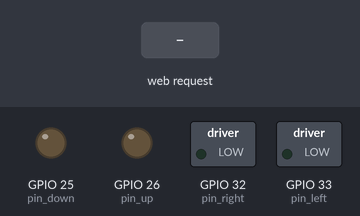
A sketch run on a simulated ESP32. Shown: switched loads named in the sketch (green lamp = pin HIGH), output pins drawn as LEDs (lit = HIGH). The test bench sets the inputs (shaded band). WiFi joins after 1.5 s; servers stay silent unless stated; what the sketch prints to the serial monitor is not drawn.

Above: at 3.2 s.
3.3 s: HTTP request GET /up received
At 3.8 s:
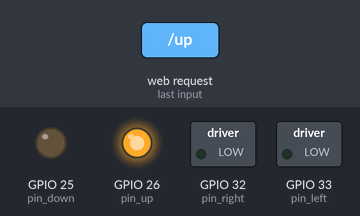
5.8 s: HTTP request GET /down received
At 6.6 s:
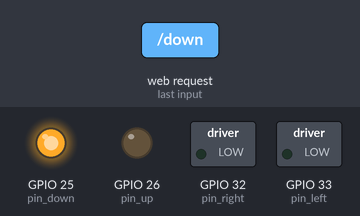
8.3 s: HTTP request GET /left received
At 8.8 s:
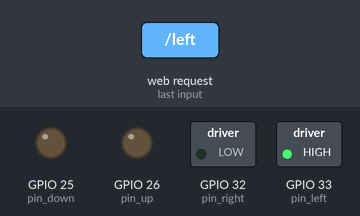
Timing chart, 0 to 14.9 s (numbered marks = the images above; inputs shaded):
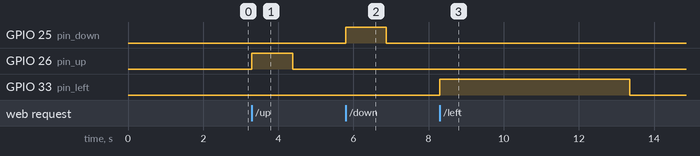

Measured:
- after the input at 3.3 s, GPIO 26 (pin_up): LOW → HIGH at once, → LOW 1.1 s later
- after the input at 5.8 s, GPIO 25 (pin_down): LOW → HIGH at once, → LOW 1.1 s later
- after the input at 8.3 s, GPIO 33 (pin_left): LOW → HIGH at once, → LOW 5.1 s later

The sketch:

scrapter.ino
```cpp
// scrapter

#include "WiFi.h"
#include <WebServer.h>

WebServer server(80);

int time_up = 1080; // The higher the number, the slower the timing. In Milliseconds
int time_down = 1070;
int time_rightleft = 5050;

int pin_right = 32;
int pin_left = 33;
int pin_up = 26;
int pin_down = 25;

//move robot arm to the right
void move_right () {
  digitalWrite(pin_up, LOW);
  digitalWrite(pin_down, LOW);
  digitalWrite(pin_left, LOW);


  digitalWrite(pin_right, HIGH);
  long timer = millis();
  while((millis() - timer) <= time_rightleft) {
    yield();
  }
  digitalWrite(pin_right, LOW);
}

void move_left () {
  digitalWrite(pin_up, LOW);
  digitalWrite(pin_down, LOW);
  digitalWrite(pin_right, LOW);


  digitalWrite(pin_left, HIGH);
  long timer = millis();
  while((millis() - timer) <= time_rightleft) {
    yield();
  }
  digitalWrite(pin_left, LOW);
}

void move_up () {
  digitalWrite(pin_down, LOW);
  digitalWrite(pin_left, LOW);
  digitalWrite(pin_right, LOW);

  digitalWrite(pin_up, HIGH);
  long timer = millis();
  while((millis() - timer) <= time_up) {
    yield();
  }
  digitalWrite(pin_up, LOW);
}

void move_down () {
  digitalWrite(pin_up, LOW);
  digitalWrite(pin_left, LOW);
  digitalWrite(pin_right, LOW);

  digitalWrite(pin_down, HIGH);
  long timer = millis();
  while((millis() - timer) <= time_down) {
    yield();
  }
  digitalWrite(pin_down, LOW);
}

void setup() {
  pinMode(pin_up, OUTPUT);
  digitalWrite(pin_up, LOW);
  pinMode(pin_down, OUTPUT);
  digitalWrite(pin_down, LOW);
  pinMode(pin_left, OUTPUT);
  digitalWrite(pin_left, LOW);
  pinMode(pin_right, OUTPUT);
  digitalWrite(pin_right, LOW);

  Serial.begin(115200);
  WiFi.mode(WIFI_STA);
  WiFi.begin("UNI-LAPTOP 1298", "h5O445#5");
  Serial.print("Connecting to WiFi ..");
  while (WiFi.status() != WL_CONNECTED) {
    Serial.print('.');
    delay(1000);
  }
  Serial.println(WiFi.localIP());
  server.on("/up", handle_up);
  server.on("/down", handle_down);
  server.on("/left", handle_left);
  server.on("/right", handle_right);
  server.begin();
}

void loop() {
  server.handleClient();
}

void handle_up() {
  Serial.println("Received up");
  move_up();
  server.send(200, "text/html", "ok");
}

void handle_down() {
  Serial.println("Received down");
  move_down();
  server.send(200, "text/html", "ok");
}

void handle_left() {
  Serial.println("Received left");
  move_left();
  server.send(200, "text/html", "ok");
}

void handle_right() {
  Serial.println("Received right");
  move_right();
  server.send(200, "text/html", "ok");
}
```
